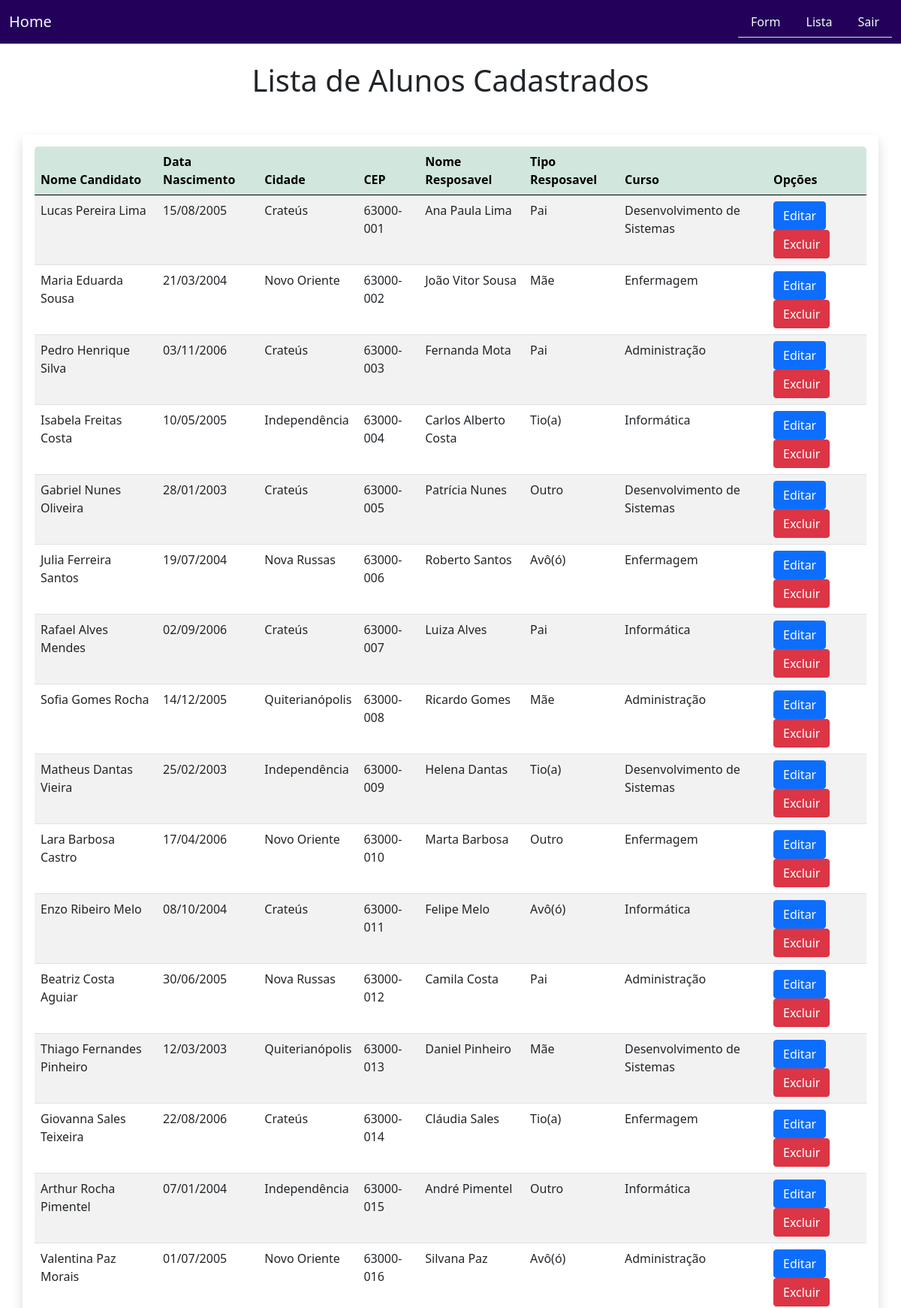
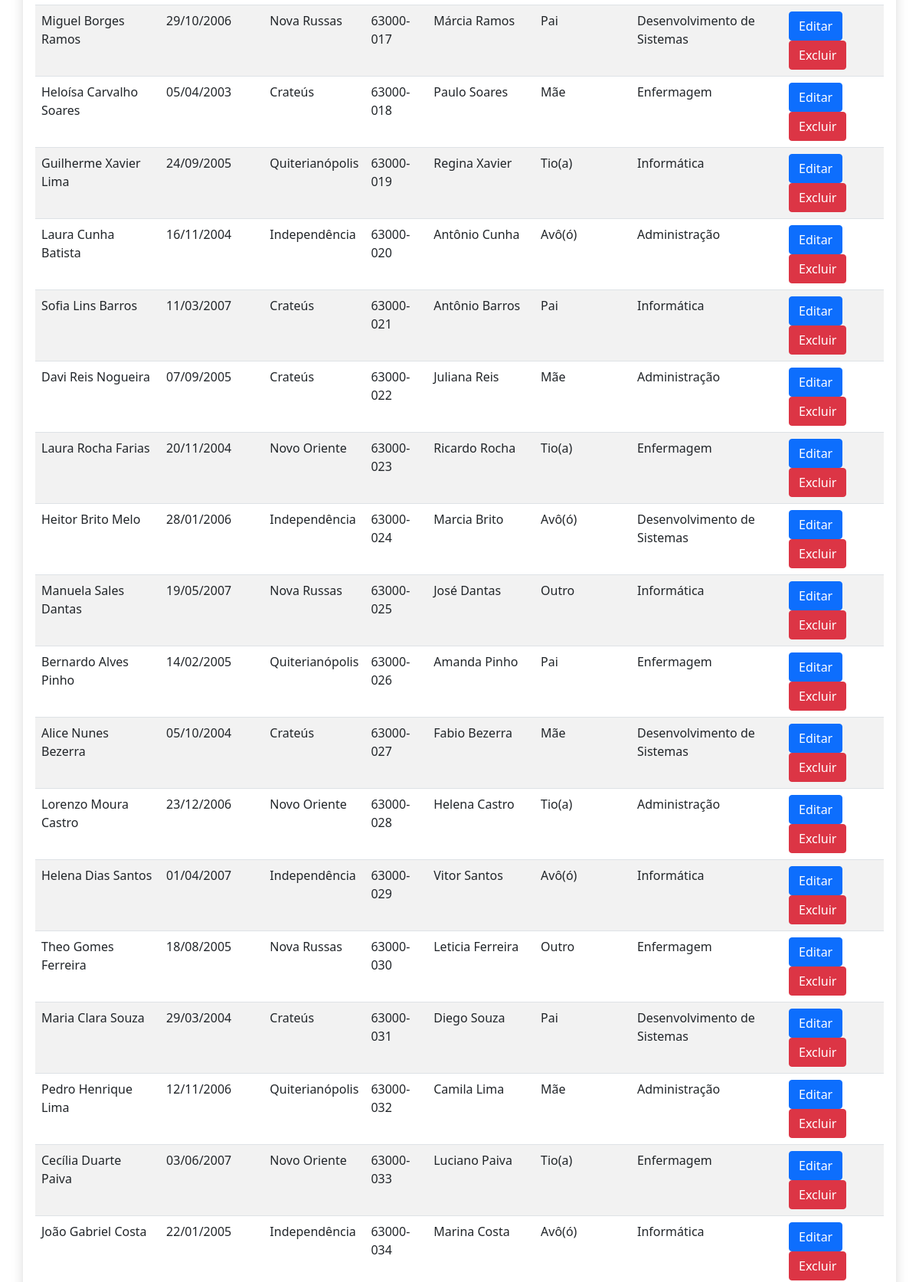
Page /list.php (upper part) on the committed database (2 pictures, top to bottom).
### tables this page shows
CREATE TABLE `alunos` (
  `id` int(11) NOT NULL,
  `nome_aluno` varchar(100) NOT NULL,
  `data_nasc` date NOT NULL,
  `cidade` varchar(50) NOT NULL,
  `bairro` varchar(80) NOT NULL,
  `rua` varchar(120) NOT NULL,
  `cep` varchar(10) NOT NULL,
  `nome_responsavel` varchar(100) NOT NULL,
  `tipo_responsavel` int(11) NOT NULL,
  `curso` int(11) NOT NULL
);

### helper.php (called while the page is built, shortened)
<?php
    function traduz_responsavel($codigo){
        $tipo_resp = '';
        switch ($codigo) {
            case 1:
                $tipo_resp = 'Pai';
                break;
            case 2:
                $tipo_resp = 'Mãe';
                break;
            case 3:
                $tipo_resp = 'Tio(a)';
                break;
            case 4:
                $tipo_resp = 'Avô(ó)';
                break;
            case 5:
                $tipo_resp = 'Outro';
                break;
        }
        return $tipo_resp;
    }
    function traduz_data_exibir($data){
        return date('d/m/Y', strtotime($data));
    }
    function traduz_curso($codigo){
        $curso = '';
        switch ($codigo) {
            case 1:
                $curso = 'Enfermagem';
                break;
            case 2:
                $curso = 'Informática';
                break;
            case 3:
                $curso = 'Desenvolvimento de Sistemas';
                break;
            case 4:
                $curso = 'Administração';
                break;
        }
        return $curso;
    }
?>

### list.php (the view, shortened to what this page needs)
<?php
include 'conexao.php';
include 'menu.php';
include 'helper.php';
$sql = "SELECT
    a.id,
    a.nome_aluno,
    a.data_nasc,
    a.cidade,
    a.cep,
    a.nome_responsavel,
    a.tipo_responsavel,
    a.curso
    FROM alunos a";
$result = mysqli_query($conexao, $sql);
$lista_cadastro = mysqli_fetch_all($result, MYSQLI_ASSOC);
?>
<!DOCTYPE html>
<html lang="en">
<head>
    <link href="https://cdn.jsdelivr.net/npm/bootstrap@5.0.0-beta2/dist/css/bootstrap.min.css" rel="stylesheet">
</head>
<body>
    <h1 class="text-center mt-4 mb-3">Lista de Alunos Cadastrados</h1>
    <div class="container mt-5 bg-white rounded-2 shadow p-3">
        <div class="table-responsive rounded-3">
            <table class="table table-striped">
                <thead>
                    <tr class="table-success" style="width: 100%;">
                        <th>Nome Candidato</th>
                        <th>Data Nascimento</th>
                        <th>Cidade</th>
                        <th>CEP</th>
                        <th>Nome Resposavel</th>
                        <th>Tipo Resposavel</th>
                        <th>Curso</th>
                        <th>Opções</th>
                    </tr>
                </thead>
                <tbody>
                    <?php foreach($lista_cadastro as $cadastro) : ?>
                        <tr>
                            <td><?php echo $cadastro['nome_aluno']; ?></td>
                            <td><?php echo traduz_data_exibir($cadastro['data_nasc']); ?></td>
                            <td><?php echo $cadastro['cidade']; ?></td>
                            <td><?php echo $cadastro['cep']; ?></td>
                            <td><?php echo $cadastro['nome_responsavel']; ?></td>
                            <td><?php echo traduz_responsavel($cadastro['tipo_responsavel']); ?></td>
                            <td><?php echo traduz_curso($cadastro['curso']); ?></td>
                            <td>
                                <a href="editar.php?id=<?php echo $cadastro['id']; ?>" class="btn btn-md btn-primary">Editar</a>
                                <a href="excluir.php?id=<?php echo $cadastro['id']; ?>" class="btn btn-md btn-danger">Excluir</a>
                            </td>
                        </tr>
                        <?php endforeach; ?>
                    </tbody>
            </table>
        </div>
    </div>
</body>
</html>

### menu.php (shortened to what this page needs)
<!DOCTYPE html>
<html lang="en">
<head>
    <link href="https://cdn.jsdelivr.net/npm/bootstrap@5.0.0-beta2/dist/css/bootstrap.min.css" rel="stylesheet"
>
</head>
<body>
    <nav class="navbar navbar-custom  border-bottom border-body">
        <div class="container-fluid">
            <a class="navbar-brand text-light" href="painel.php">Home</a>
            <ul class="nav nav-tabs justify-contet-end">
                <li class="nav-item">
                    <a class="nav-link text-light" href="form.php">Form</a>
                </li>
                <li class="nav-item">
                    <a class="nav-link text-light" href="list.php">Lista</a>
                </li>
                <li class="nav-item">
                    <a class="nav-link text-light" href="logout.php">Sair</a>
                </li>
            </ul>
        </div>
    </nav>
</body>
</html>

### menu.php (style rules this page uses)
.navbar-custom { background-color: #23015aff; }

### rows in the picture
alunos: nome_aluno "Lucas Pereira Lima", data_nasc "15/08/2005", cidade "Crateús", cep "63000-001", nome_responsavel "Ana Paula Lima", tipo_responsavel "Pai", curso "Desenvolvimento de Sistemas"
alunos: nome_aluno "Maria Eduarda Sousa", data_nasc "21/03/2004", cidade "Novo Oriente", cep "63000-002", nome_responsavel "João Vitor Sousa", tipo_responsavel "Mãe", curso "Enfermagem"
alunos: nome_aluno "Pedro Henrique Silva", data_nasc "03/11/2006", cidade "Crateús", cep "63000-003", nome_responsavel "Fernanda Mota", tipo_responsavel "Pai", curso "Administração"
alunos: nome_aluno "Isabela Freitas Costa", data_nasc "10/05/2005", cidade "Independência", cep "63000-004", nome_responsavel "Carlos Alberto Costa", tipo_responsavel "Tio(a)", curso "Informática"
alunos: nome_aluno "Gabriel Nunes Oliveira", data_nasc "28/01/2003", cidade "Crateús", cep "63000-005", nome_responsavel "Patrícia Nunes", tipo_responsavel "Outro", curso "Desenvolvimento de Sistemas"
alunos: nome_aluno "Julia Ferreira Santos", data_nasc "19/07/2004", cidade "Nova Russas", cep "63000-006", nome_responsavel "Roberto Santos", tipo_responsavel "Avô(ó)", curso "Enfermagem"
alunos: nome_aluno "Rafael Alves Mendes", data_nasc "02/09/2006", cidade "Crateús", cep "63000-007", nome_responsavel "Luiza Alves", tipo_responsavel "Pai", curso "Informática"
alunos: nome_aluno "Sofia Gomes Rocha", data_nasc "14/12/2005", cidade "Quiterianópolis", cep "63000-008", nome_responsavel "Ricardo Gomes", tipo_responsavel "Mãe", curso "Administração"
alunos: nome_aluno "Matheus Dantas Vieira", data_nasc "25/02/2003", cidade "Independência", cep "63000-009", nome_responsavel "Helena Dantas", tipo_responsavel "Tio(a)", curso "Desenvolvimento de Sistemas"
alunos: nome_aluno "Lara Barbosa Castro", data_nasc "17/04/2006", cidade "Novo Oriente", cep "63000-010", nome_responsavel "Marta Barbosa", tipo_responsavel "Outro", curso "Enfermagem"
alunos: nome_aluno "Enzo Ribeiro Melo", data_nasc "08/10/2004", cidade "Crateús", cep "63000-011", nome_responsavel "Felipe Melo", tipo_responsavel "Avô(ó)", curso "Informática"
alunos: nome_aluno "Beatriz Costa Aguiar", data_nasc "30/06/2005", cidade "Nova Russas", cep "63000-012", nome_responsavel "Camila Costa", tipo_responsavel "Pai", curso "Administração"
alunos: nome_aluno "Thiago Fernandes Pinheiro", data_nasc "12/03/2003", cidade "Quiterianópolis", cep "63000-013", nome_responsavel "Daniel Pinheiro", tipo_responsavel "Mãe", curso "Desenvolvimento de Sistemas"
alunos: nome_aluno "Giovanna Sales Teixeira", data_nasc "22/08/2006", cidade "Crateús", cep "63000-014", nome_responsavel "Cláudia Sales", tipo_responsavel "Tio(a)", curso "Enfermagem"
alunos: nome_aluno "Arthur Rocha Pimentel", data_nasc "07/01/2004", cidade "Independência", cep "63000-015", nome_responsavel "André Pimentel", tipo_responsavel "Outro", curso "Informática"
alunos: nome_aluno "Valentina Paz Morais", data_nasc "01/07/2005", cidade "Novo Oriente", cep "63000-016", nome_responsavel "Silvana Paz", tipo_responsavel "Avô(ó)", curso "Administração"
alunos: nome_aluno "Miguel Borges Ramos", data_nasc "29/10/2006", cidade "Nova Russas", cep "63000-017", nome_responsavel "Márcia Ramos", tipo_responsavel "Pai", curso "Desenvolvimento de Sistemas"
alunos: nome_aluno "Heloísa Carvalho Soares", data_nasc "05/04/2003", cidade "Crateús", cep "63000-018", nome_responsavel "Paulo Soares", tipo_responsavel "Mãe", curso "Enfermagem"
alunos: nome_aluno "Guilherme Xavier Lima", data_nasc "24/09/2005", cidade "Quiterianópolis", cep "63000-019", nome_responsavel "Regina Xavier", tipo_responsavel "Tio(a)", curso "Informática"
alunos: nome_aluno "Laura Cunha Batista", data_nasc "16/11/2004", cidade "Independência", cep "63000-020", nome_responsavel "Antônio Cunha", tipo_responsavel "Avô(ó)", curso "Administração"
alunos: nome_aluno "Sofia Lins Barros", data_nasc "11/03/2007", cidade "Crateús", cep "63000-021", nome_responsavel "Antônio Barros", tipo_responsavel "Pai", curso "Informática"
alunos: nome_aluno "Davi Reis Nogueira", data_nasc "07/09/2005", cidade "Crateús", cep "63000-022", nome_responsavel "Juliana Reis", tipo_responsavel "Mãe", curso "Administração"
alunos: nome_aluno "Laura Rocha Farias", data_nasc "20/11/2004", cidade "Novo Oriente", cep "63000-023", nome_responsavel "Ricardo Rocha", tipo_responsavel "Tio(a)", curso "Enfermagem"
alunos: nome_aluno "Heitor Brito Melo", data_nasc "28/01/2006", cidade "Independência", cep "63000-024", nome_responsavel "Marcia Brito", tipo_responsavel "Avô(ó)", curso "Desenvolvimento de Sistemas"
alunos: nome_aluno "Manuela Sales Dantas", data_nasc "19/05/2007", cidade "Nova Russas", cep "63000-025", nome_responsavel "José Dantas", tipo_responsavel "Outro", curso "Informática"
alunos: nome_aluno "Bernardo Alves Pinho", data_nasc "14/02/2005", cidade "Quiterianópolis", cep "63000-026", nome_responsavel "Amanda Pinho", tipo_responsavel "Pai", curso "Enfermagem"
alunos: nome_aluno "Alice Nunes Bezerra", data_nasc "05/10/2004", cidade "Crateús", cep "63000-027", nome_responsavel "Fabio Bezerra", tipo_responsavel "Mãe", curso "Desenvolvimento de Sistemas"
alunos: nome_aluno "Lorenzo Moura Castro", data_nasc "23/12/2006", cidade "Novo Oriente", cep "63000-028", nome_responsavel "Helena Castro", tipo_responsavel "Tio(a)", curso "Administração"
alunos: nome_aluno "Helena Dias Santos", data_nasc "01/04/2007", cidade "Independência", cep "63000-029", nome_responsavel "Vitor Santos", tipo_responsavel "Avô(ó)", curso "Informática"
alunos: nome_aluno "Theo Gomes Ferreira", data_nasc "18/08/2005", cidade "Nova Russas", cep "63000-030", nome_responsavel "Leticia Ferreira", tipo_responsavel "Outro", curso "Enfermagem"
alunos: nome_aluno "Maria Clara Souza", data_nasc "29/03/2004", cidade "Crateús", cep "63000-031", nome_responsavel "Diego Souza", tipo_responsavel "Pai", curso "Desenvolvimento de Sistemas"
alunos: nome_aluno "Pedro Henrique Lima", data_nasc "12/11/2006", cidade "Quiterianópolis", cep "63000-032", nome_responsavel "Camila Lima", tipo_responsavel "Mãe", curso "Administração"
alunos: nome_aluno "Cecília Duarte Paiva", data_nasc "03/06/2007", cidade "Novo Oriente", cep "63000-033", nome_responsavel "Luciano Paiva", tipo_responsavel "Tio(a)", curso "Enfermagem"
alunos: nome_aluno "João Gabriel Costa", data_nasc "22/01/2005", cidade "Independência", cep "63000-034", nome_responsavel "Marina Costa", tipo_responsavel "Avô(ó)", curso "Informática"
